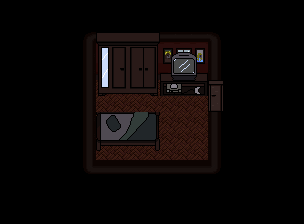

A level layout from a 2D game, rendered from its tile map. Below: a short description, then the map file with its tile-grid data intact:
An orthogonal 19x14 tile map with 16x16 px tiles, 3 tile layers (Tile Layer 1, Tile Layer 2, Tile Layer 3), 3 tilesets and 9 objects (6x wall).

<map version="1.10" tiledversion="1.12.2" orientation="orthogonal" renderorder="left-down" width="19" height="14" tilewidth="16" tileheight="16" infinite="0" nextlayerid="5" nextobjectid="19">
 <tileset firstgid="1" source="parede_chao_tileset.tsx" />
 <tileset firstgid="13" source="furniture_tileset_v2.tsx" />
 <tileset firstgid="974" source="test_tileset.tsx" />
 <layer id="1" name="Tile Layer 1" width="19" height="14">
  <data encoding="csv">
0,0,0,0,0,0,0,0,0,0,0,0,0,0,0,0,0,0,0,
0,0,0,0,0,0,0,0,0,0,0,0,0,0,0,0,0,0,0,
0,0,0,0,0,1,2,2,2,2,2,2,2,3,0,0,0,0,0,
0,0,0,0,0,4,5,5,5,5,5,5,5,6,0,0,0,0,0,
0,0,0,0,0,4,8,8,8,8,8,8,8,6,0,0,0,0,0,
0,0,0,0,0,4,9,9,9,9,9,9,9,9,0,0,0,0,0,
0,0,0,0,0,4,9,9,9,9,9,9,9,9,0,0,0,0,0,
0,0,0,0,0,4,9,9,9,9,9,9,9,6,0,0,0,0,0,
0,0,0,0,0,4,9,9,9,9,9,9,9,6,0,0,0,0,0,
0,0,0,0,0,4,9,9,9,9,9,9,9,6,0,0,0,0,0,
0,0,0,0,0,10,11,11,11,11,11,11,11,12,0,0,0,0,0,
0,0,0,0,0,0,0,0,0,0,0,0,0,0,0,0,0,0,0,
0,0,0,0,0,0,0,0,0,0,0,0,0,0,0,0,0,0,0,
0,0,0,0,0,0,0,0,0,0,0,0,0,0,0,0,0,0,0
</data>
 </layer>
 <layer id="3" name="Tile Layer 2" width="19" height="14">
  <data encoding="csv">
0,0,0,0,0,0,0,0,0,0,0,0,0,0,0,0,0,0,0,
0,0,0,0,0,0,0,0,0,0,0,0,0,0,0,0,0,0,0,
0,0,0,0,0,0,13,14,15,16,0,0,0,0,0,0,0,0,0,
0,0,0,0,0,0,44,45,46,47,224,429,226,0,0,0,0,0,0,
0,0,0,0,0,0,75,76,77,78,0,0,0,0,0,0,0,0,0,
0,0,0,0,0,0,106,107,108,109,0,0,0,431,0,0,0,0,0,
0,0,0,0,0,0,0,0,0,0,0,0,0,462,0,0,0,0,0,
0,0,0,0,0,0,168,169,170,171,0,0,0,0,0,0,0,0,0,
0,0,0,0,0,0,199,200,201,202,0,0,0,0,0,0,0,0,0,
0,0,0,0,0,0,230,231,232,233,0,0,0,0,0,0,0,0,0,
0,0,0,0,0,0,0,0,0,0,0,0,0,0,0,0,0,0,0,
0,0,0,0,0,0,0,0,0,0,0,0,0,0,0,0,0,0,0,
0,0,0,0,0,0,0,0,0,0,0,0,0,0,0,0,0,0,0,
0,0,0,0,0,0,0,0,0,0,0,0,0,0,0,0,0,0,0
</data>
 </layer>
 <layer id="4" name="Tile Layer 3" width="19" height="14">
  <data encoding="csv">
0,0,0,0,0,0,0,0,0,0,0,0,0,0,0,0,0,0,0,
0,0,0,0,0,0,0,0,0,0,0,0,0,0,0,0,0,0,0,
0,0,0,0,0,0,0,0,0,0,0,0,0,0,0,0,0,0,0,
0,0,0,0,0,0,0,0,0,0,49,50,51,0,0,0,0,0,0,
0,0,0,0,0,0,0,0,0,0,80,81,82,0,0,0,0,0,0,
0,0,0,0,0,0,0,0,0,0,111,112,113,0,0,0,0,0,0,
0,0,0,0,0,0,0,0,0,0,0,0,0,0,0,0,0,0,0,
0,0,0,0,0,0,0,0,0,0,0,0,0,0,0,0,0,0,0,
0,0,0,0,0,0,0,0,0,0,0,0,0,0,0,0,0,0,0,
0,0,0,0,0,0,0,0,0,0,0,0,0,0,0,0,0,0,0,
0,0,0,0,0,0,0,0,0,0,0,0,0,0,0,0,0,0,0,
0,0,0,0,0,0,0,0,0,0,0,0,0,0,0,0,0,0,0,
0,0,0,0,0,0,0,0,0,0,0,0,0,0,0,0,0,0,0,
0,0,0,0,0,0,0,0,0,0,0,0,0,0,0,0,0,0,0
</data>
 </layer>
 <objectgroup id="2" name="Object Layer 1">
  <object id="3" x="209.25" y="87.75" width="2.7185" height="21.7195">
   <properties>
    <property name="collider" type="bool" value="true" />
    <property name="stage_change_name" value="LivingRoomCorridorState" />
    <property name="stage_push" type="bool" value="true" />
   </properties>
  </object>
  <object id="6" name="wall" x="83.7746" y="60.427" width="134.31" height="19.6086">
   <properties>
    <property name="collider" type="bool" value="true" />
    <property name="wall" type="bool" value="true" />
   </properties>
  </object>
  <object id="7" name="wall" x="64" y="157.75" width="178.81" height="22.8586">
   <properties>
    <property name="collider" type="bool" value="true" />
    <property name="wall" type="bool" value="true" />
   </properties>
  </object>
  <object id="8" name="wall" x="75.7776" y="84.004" width="20.8435" height="74.3357">
   <properties>
    <property name="collider" type="bool" value="true" />
    <property name="wall" type="bool" value="true" />
   </properties>
  </object>
  <object id="9" name="wall" x="207.25" y="112" width="20.6651" height="49.7584">
   <properties>
    <property name="collider" type="bool" value="true" />
    <property name="wall" type="bool" value="true" />
   </properties>
  </object>
  <object id="11" name="wall" x="95.345" y="111.071" width="64.56" height="25.6086">
   <properties>
    <property name="collider" type="bool" value="true" />
    <property name="wall" type="bool" value="true" />
   </properties>
  </object>
  <object id="15" name="wall" x="214.447" y="81.1843" width="12.1064" height="31.1314">
   <properties>
    <property name="collider" type="bool" value="true" />
    <property name="wall" type="bool" value="true" />
   </properties>
  </object>
  <object id="16" gid="352" x="96" y="144" width="16" height="16">
   <properties>
    <property name="collider" type="bool" value="true" />
    <property name="key" type="bool" value="true" />
   </properties>
  </object>
  <object id="18" gid="413" x="192" y="112" width="16" height="16">
   <properties>
    <property name="collider" type="bool" value="true" />
    <property name="document" type="bool" value="true" />
    <property name="document_portrait_mode" value="thinking" />
    <property name="document_text" value="No princípio, criou Deus os céus e a terra. E a terra era sem forma e vazia; e havia trevas sobre a face do abismo; e o Espírito de Døæßðđŋħłµ??..???łµßðđŋħłµµßðłµµß??????????????___µßßðłµµß???ßðłµµß???criou Deus os céus corra água sede água sede água sede água sede água sedeágua sedeágua sedeágua sedeágua sedeágua sedeágua sedeágua sede" />
   </properties>
  </object>
 </objectgroup>
</map>
